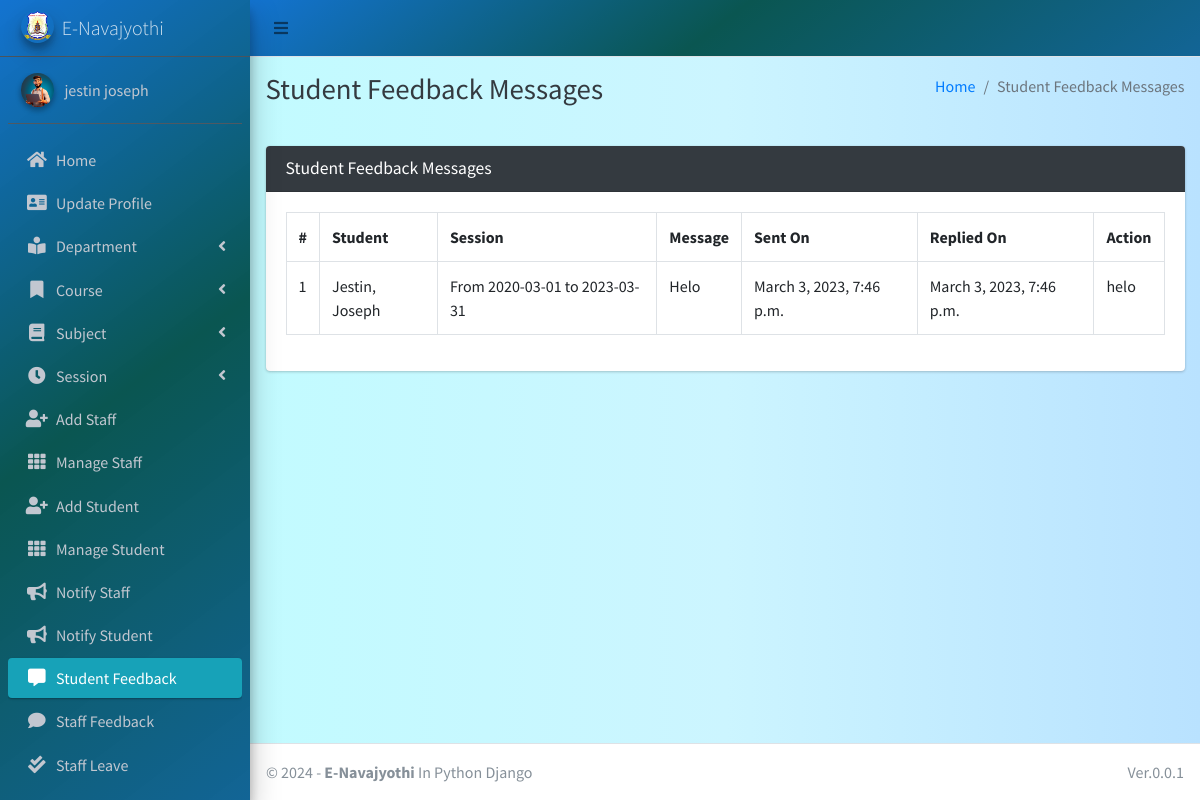
The app's page /student/view/feedback/ (signed in) with its own data.
### main_app/models.py (models this page shows)
class CustomUser(AbstractUser):
    USER_TYPE = ((1, "HOD"), (2, "Staff"), (3, "Student"))
    GENDER = [("M", "Male"), ("F", "Female")]
    username = None  # Removed username, using email instead
    email = models.EmailField(unique=True)
    user_type = models.CharField(default=1, choices=USER_TYPE, max_length=1)
    gender = models.CharField(max_length=1, choices=GENDER)
    profile_pic = models.ImageField()
    address = models.TextField()
    fcm_token = models.TextField(default="")  # For firebase notifications
    created_at = models.DateTimeField(auto_now_add=True)
    updated_at = models.DateTimeField(auto_now=True)
    USERNAME_FIELD = "email"
    REQUIRED_FIELDS = []
    objects = CustomUserManager()
    phone_num = models.IntegerField(max_length=12 ,null=True,blank=False)
    aadhar_num = models.IntegerField(max_length=16,null=True,blank=False)
    date_of_birth = models.DateField(null=True,blank=False)
    def __str__(self):
        return self.first_name + "  " + self.last_name

class FeedbackStudent(models.Model):
    student = models.ForeignKey(Student, on_delete=models.CASCADE)
    feedback = models.TextField()
    reply = models.TextField()
    created_at = models.DateTimeField(auto_now_add=True)
    updated_at = models.DateTimeField(auto_now=True)

class Student(models.Model):
    admin = models.OneToOneField(CustomUser, on_delete=models.CASCADE)
    department = models.ForeignKey(Department, on_delete=models.DO_NOTHING, null=True, blank=False)
    course = models.ForeignKey(Course, on_delete=models.DO_NOTHING, null=True, blank=False)
    session = models.ForeignKey(Session, on_delete=models.DO_NOTHING, null=True)
    phone_num = models.IntegerField(max_length=12 ,null=True,blank=False)
    aadhar_num = models.IntegerField(max_length=12,null=True,blank=False)
    date_of_birth = models.DateField(null=True,blank=False)
    religion = models.CharField(max_length=12,null=True,blank=False)
    register_num = models.CharField(max_length=12,null=True,blank=False)
    admission_num = models.CharField(max_length=16,null=True,blank=False)
    def __str__(self):
        return self.admin.first_name + ", " + self.admin.last_name

class Session(models.Model):
    start_year = models.DateField()
    end_year = models.DateField()
    def __str__(self):
        return "From " + str(self.start_year) + " to " + str(self.end_year)

### main_app/hod_views.py (the view, shortened to what this page needs)
# urls.py: path("student/view/feedback/", hod_views.student_feedback_message,
@csrf_exempt
def student_feedback_message(request):
    if request.method != 'POST':
        feedbacks = FeedbackStudent.objects.all()
        context = {
            'feedbacks': feedbacks,
            'page_title': 'Student Feedback Messages'
        }
        return render(request, 'hod_template/student_feedback_template.html', context)

### main_app/templates/hod_template/student_feedback_template.html (shortened to what this page needs)
{% extends 'main_app/base.html' %}
{% load static %}
{% block page_title %}{{page_title}}{% endblock page_title %}
{% block content %}
<section class="content">
    <div class="container-fluid">
        <div class="row">
            <div class="col-md-12">
                <div class="card card-dark">
                    <div class="card-header">
                        <h3 class="card-title">{{page_title}}</h3>
                    </div>
                    <div class="table card-body">
                        <table class="table table-bordered table-hover">
                            <tr>
                                <th>#</th>
                                <th>Student</th>
                                <th>Session</th>
                                <th>Message</th>
                                <th>Sent On</th>
                                <th>Replied On</th>
                                <th>Action</th>
                            </tr>
                            {% for feedback in  feedbacks %}
                              <tr>
                                  <td>{{forloop.counter}}</td>
                                  <td>{{feedback.student}}</td>
                                  <td>{{feedback.student.session}}</td>
                                  <td>{{feedback.feedback}}</td>
                                      {% if feedback.reply == "" %}
                                      <td>{{feedback.created_at}}</td>
                                      <td><span  class='badge badge-warning'>Pending Response</span></td>
                                           <td> <button data-toggle = "modal" data-target = "#reply_modal" value="{{feedback.id}}" class="btn btn-success reply_open_modal">Reply</button>
                                          {% else %}
                                          <td>{{feedback.created_at}}</td>
                                          <td>{{feedback.updated_at}}</td>
                                            <td>{{feedback.reply}}</td>
                                      {% endif %}
                              </tr>
                            {% endfor %}
                        </table>
                    </div>
                    </div>
            </div>
        </div>
    </div>
</section>
{% endblock content %}

### main_app/templates/main_app/sidebar_template.html (shortened to what this page needs)
{% load static %}
<aside class="main-sidebar sidebar-dark-info elevation-4 " style="background: rgb(0,104,205);
background: linear-gradient(143deg, rgba(0,104,205,0.9248949579831933) 0%, rgba(0,79,74,0.9613095238095238) 49%, rgba(0,89,142,0.9276960784313726) 100%);">
    {% if request.user.user_type == '1' %}
    <a href="{% url 'admin_home' %}" class="brand-link">
        <img src="{% static 'dist/img/nava_logo.png' %} " alt="AdminLTE Logo"
            class="brand-image img-circle elevation-3" >
        <span class="brand-text font-weight-light">E-Navajyothi</span>
    </a>
      <div class="sidebar">
        <div class="user-panel mt-3 pb-3 mb-3 d-flex">
            <div class="image">
                <img src="{{ request.user.profile_pic}}" class="img-circle elevation-2" alt="User Image">
            </div>
            <div class="info">
                <a href="#" class="d-block">{{user}}</a>
            </div>
        </div>
        <nav class="mt-2 ">
            <ul class="nav nav-pills nav-sidebar flex-column " data-widget="treeview" role="menu" data-accordion="false">
                <li class="nav-item">
                    {% url 'admin_home' as admin_home %}
                    <a href="{{admin_home}}" class="nav-link {% if admin_home == request.path %} active {% endif %}">
                        <i class="nav-icon fas fa-home"></i>
                        <p >
                            Home
                        </p>
                    </a>
                </li>
                <li class="nav-item">
                    {% url 'admin_view_profile' as admin_view_profile %}
                    <a href="{{admin_view_profile}}"
                        class="nav-link {% if admin_view_profile == request.path %} active {% endif %}">
                        <i class="nav-icon fas fa-address-card"></i>
                        <p>
                            Update Profile
                        </p>
                    </a>
                </li>
            <li class="nav-item has-treeview">
                    <a href="#" class="nav-link">
                        <i class="nav-icon fas fa-book-reader"></i>
                        <p>
                            Department
                            <i class="fas fa-angle-left right"></i>
                        </p>
                    </a>
                </li>
                <li class="nav-item has-treeview">
                    <a href="#" class="nav-link">
                        <i class="nav-icon fas fa-bookmark"></i>
                        <p>
                            Course
                            <i class="fas fa-angle-left right"></i>
                        </p>
                    </a>
                </li>
                <li class="nav-item has-treeview">
                    <a href="#" class="nav-link">
                        <i class="nav-icon fas fa-book"></i>
                        <p>
                            Subject
                            <i class="fas fa-angle-left right"></i>
                        </p>
                    </a>
                </li>
                <li class="nav-item has-treeview">
                    <a href="#" class="nav-link">
                        <i class="nav-icon fas fa-clock"></i>
                        <p>
                            Session
                            <i class="fas fa-angle-left right"></i>
                        </p>
                    </a>
                </li>
                <li class="nav-item">
                    {% url 'add_staff' as add_staff %}
                    <a href="{{add_staff}}" class="nav-link {% if add_staff == request.path %} active {% endif %}">
                        <i class="nav-icon fas fa-user-plus"></i>
                        <p>
                            Add Staff
                        </p>
                    </a>
                </li>
                <li class="nav-item">
                    {% url 'manage_staff' as manage_staff %}
                    {% url 'edit_staff' staff_id as edit_staff %}
                    <a href="{{manage_staff}}"
                        class="nav-link {% if manage_staff == request.path or request.path == edit_staff %} active {% endif %}">
                        <i class="nav-icon fas fa-th"></i>
                        <p>
                            Manage Staff
                        </p>
                    </a>
                </li>
                <li class="nav-item">
                    {% url 'add_student' as add_student%}
                    <a href="{{add_student}}" class="nav-link  {% if add_student == request.path %} active {% endif %}">
                        <i class="nav-icon fas fa-user-plus"></i>
                        <p>
                            Add Student
                        </p>
                    </a>
                </li>
                <li class="nav-item">
                    {% url 'manage_student' as manage_student %}
                    {% url 'edit_student' student_id as edit_student %}
                    <a href="{{manage_student}}"
                        class="nav-link  {% if edit_student == request.path or manage_student == request.path %} active {% endif %}">
                        <i class="nav-icon fas fa-th"></i>
                        <p>
                            Manage Student
                        </p>
                    </a>
                </li>
                <li class="nav-item">
                    {% url 'admin_notify_staff' as admin_notify_staff %}
                    <a href="{{admin_notify_staff}}"
                        class="nav-link {% if admin_notify_staff == request.path %} active {% endif %}">
                        <i class="nav-icon fas fa-bullhorn"></i>
                        <p>
                            Notify Staff
                        </p>
                    </a>
                </li>
                <li class="nav-item">
                    {% url 'admin_notify_student' as admin_notify_student %}
                    <a href="{{admin_notify_student}}"
                        class="nav-link {% if admin_notify_student == request.path %} active {% endif %}">
                        <i class="nav-icon fas fa-bullhorn"></i>
                        <p>
                            Notify Student
                        </p>
                    </a>
                </li>
                <li class="nav-item">
                    {% url 'student_feedback_message' as student_feedback_message %}
                    <a href="{{ student_feedback_message }}"
                        class="nav-link  {% if student_feedback_message == request.path %} active {% endif %}">
                        <i class="nav-icon fas fa-comment-alt"></i>
                        <p>
                            Student Feedback
                        </p>
                    </a>
                </li>
                <li class="nav-item">
                    {% url 'staff_feedback_message' as staff_feedback_message %}
                    <a href="{{staff_feedback_message}}"
                        class="nav-link   {% if staff_feedback_message == request.path %} active {% endif %}">
                        <i class="nav-icon fas fa-comment"></i>
                        <p>
                            Staff Feedback
                        </p>
                    </a>
                </li>
                <li class="nav-item">
                    {% url 'view_staff_leave' as view_staff_leave %}
                    <a href="{{view_staff_leave}}"
                        class="nav-link  {% if view_staff_leave == request.path %} active {% endif %}">
                        <i class="nav-icon fas fa-check-double"></i>
                        <p>
                            Staff Leave
                        </p>
                    </a>
                </li>
                                        {% endif %}
                                        <li class="nav-item">
                                            <a href="{% url 'user_logout' %}"
                                                onclick="return confirm('Your session would be terminated.\n\nProceed?')"
                                                class="nav-link">
                                            </a>
                                        </li>
                                    </ul>
                                </nav>
                            </div>
</aside>

### records on screen
CustomUser: user.profile_pic (picture), first_name+last_name "jestin joseph"
FeedbackStudent: student "Jestin, Joseph", student.session "From 2020-03-01 to 2023-03-31", feedback "Helo", created_at "March 3, 2023, 7:46 p.m.", updated_at "March 3, 2023, 7:46 p.m.", reply "helo"

### other values on screen
{{ page_title }} "Student Feedback Messages"
